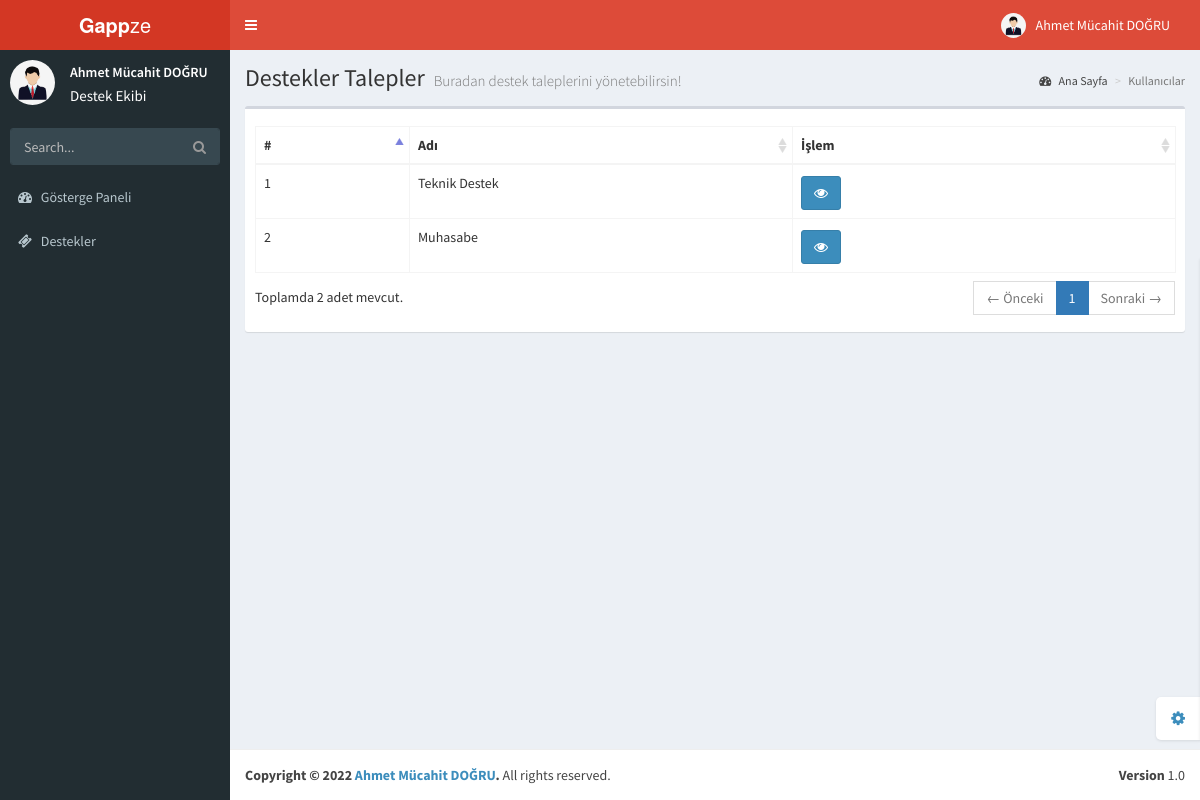
The page /admin/departments.php (signed in) on the database its author committed.
### tables this page shows
CREATE TABLE `accounts` (
  `id` int(11) NOT NULL,
  `firstName` varchar(64) NOT NULL,
  `lastName` varchar(64) NOT NULL,
  `email` varchar(255) NOT NULL,
  `password` varchar(255) NOT NULL,
  `permission` int(11) NOT NULL,
  `department` int(11) NOT NULL,
  `createdDate` timestamp NOT NULL DEFAULT current_timestamp() ON UPDATE current_timestamp()
);

CREATE TABLE `roles` (
  `id` int(11) NOT NULL,
  `name` varchar(255) NOT NULL
);

CREATE TABLE `pages` (
  `id` int(11) NOT NULL,
  `name` varchar(255) NOT NULL,
  `src` varchar(255) NOT NULL,
  `permission` int(11) NOT NULL,
  `location` int(11) NOT NULL,
  `dropdown` int(11) NOT NULL,
  `isDropdown` int(11) NOT NULL,
  `icon` varchar(255) NOT NULL,
  `isLogged` int(11) NOT NULL
);

CREATE TABLE `departments` (
  `id` int(11) NOT NULL,
  `name` varchar(255) NOT NULL
);

### functions/account.function.php (called while the page is built, shortened)
<?php
class Accounts{
  public function getPermissionName($id){
      $class = new classFonksiyon();
      $db = $class->dbConnection();
      $accounts = $db->prepare("SELECT permission FROM accounts WHERE id = ?");
      $accounts->execute(array(
        $id
      ));
      $accounts_fetch = $accounts->fetch();
      $roles = $db->prepare("SELECT * FROM roles WHERE id = ?");
      $roles->execute(array(
        $accounts_fetch["permission"]
      ));
      $roles_fetch = $roles->fetch();
      if($accounts->rowCount() != 0){
        if($roles_fetch == 0){
          return "Üye";
        }else{
        return $roles_fetch["name"];
        }
      }else{
        return false;
      }
  }
  public function getName($id){
    $class = new classFonksiyon();
    $db = $class->dbConnection();
    $accounts = $db->prepare("SELECT firstName,lastName FROM accounts WHERE id = ?");
    $accounts->execute(array(
      $id
    ));
    $accounts_fetch = $accounts->fetch();
    if($accounts->rowCount() != 0){
    return $accounts_fetch["firstName"]." ".$accounts_fetch["lastName"];
    }
  }
  public function getPermission($userid){
    $class = new classFonksiyon();
    $db = $class->dbConnection();
    if($db){
      $usergetElement = $db->prepare("SELECT permission FROM accounts WHERE id = ?");
      $usergetElement->execute(array(
        $userid
      ));
      $usergetElementFetch = $usergetElement->fetch();
      if($usergetElement->rowCount() != 0){
        return $usergetElementFetch["permission"];
      }
    }
  }
}

### functions/class.function.php (the view, shortened to what this page needs)
<?php
class classFonksiyon {
    private $settings = "/settings.json";
    private $host;
    private $username;
    private $password;
    private $database;
    public function __construct()
    {
      $jsonVeri = file_get_contents($_SERVER['DOCUMENT_ROOT'].$this->settings);
      $jsonVeri = json_decode($jsonVeri,true);
      $this->host = $jsonVeri["host"];
      $this->username = $jsonVeri["user"];
      $this->password = $jsonVeri["password"];
      $this->database = $jsonVeri["database"];
    }
    public function dbConnection(){
      try {
        $conn = new PDO("mysql:host=$this->host;dbname=$this->database;charset=utf8", $this->username, $this->password);
        $conn->setAttribute(PDO::ATTR_ERRMODE, PDO::ERRMODE_EXCEPTION);
      } catch(PDOException $e) {
        $message = "Connection failed: " . $e->getMessage();
      }
      return $conn;
    }
    public function pagesAll($location,$permission){
      $db = $this->dbConnection();
      if($db){
        if($location == 1){
          $page = $db->prepare("SELECT * FROM pages WHERE location = ?");
          $page->execute(array(
            $location
          ));
          if($page->rowCount() != 0){
            foreach ($page as $page_veri) {
                if($page_veri["permission"] == $permission){
                  if($page_veri["isDropdown"] == 1){
                  echo "
                  <li class='treeview'>
                  <a href='#'>
                  <i class='{$page_veri["icon"]}'></i>
                  <span>{$page_veri["name"]}</span></a>";
                    echo '<ul class="treeview-menu">';
                    echo "</ul></li>";
                  }else{
                    if($page_veri["dropdown"] == 0){
                    echo "<li class='treeview'>";
                    echo "<a href='{$page_veri["src"]}'>";
                    echo "<i class='{$page_veri["icon"]}'></i> <span>{$page_veri["name"]}</span>";
                    echo "</a>";
                    echo "</li>";
                    }
                  }
                }
            }
        }
      }
    }
    }
    public function getDepartments(){
      $db = $this->dbConnection();
      $user = new Accounts();
      if($db){
      if($user->getPermission($_SESSION["userAccountID"]) != 0){
          $departments = $db->prepare("SELECT * FROM departments");
          $departments->execute();
        if($departments->rowCount() != 0){
          foreach ($departments as $departments_veri) {
            echo "<tr>";
            echo "<td>{$departments_veri['id']}</td>";
            echo "<td>{$departments_veri["name"]}</td>";
            echo "<td>";
            if($user->getPermission($_SESSION["userAccountID"]) == 1){
              echo "<a class='btn btn-primary btn-specly mt-2 mr-2' href='support-view.php?id={$departments_veri["id"]}'><i class='fa fa-eye text-light'></i></a>";
              echo "<button class='btn btn-danger btn-specly mt-2 mr-2 deleteBtn' id='{$departments_veri["id"]}' name='delete' type='submit'><i class='fa fa-trash'></i></button>";
            }else{
              echo "<a class='btn btn-primary btn-specly mt-2 mr-2 endBtn' href='support-view.php?id={$departments_veri["id"]}'><i class='fa fa-eye text-light'></i></a>";
            }
            echo "</td>";
            echo "</tr>";
          }
        }
      }else{
      }
    }
    }
}

### admin/pages/header.php (shortened to what this page needs)
<header class="main-header">
    <a href="index.php" class="logo"><b>Gapp</b>ze</a>
    <nav class="navbar navbar-static-top" role="navigation">
        <a href="#" class="sidebar-toggle" data-toggle="offcanvas" role="button">
        </a>
        <div class="navbar-custom-menu">
            <ul class="nav navbar-nav">
                <li class="dropdown user user-menu">
                    <a href="#" class="dropdown-toggle" data-toggle="dropdown">
                        <img src="/resources/img/user.jpg" class="user-image" alt="User Image" />
                        <span class="hidden-xs"><?= $user->getName($_SESSION["userAccountID"]); ?></span>
                    </a>
                </li>
            </ul>
        </div>
    </nav>
</header>

### admin/pages/navbar.php
<aside class="main-sidebar">
    <section class="sidebar">
        <div class="user-panel">
            <div class="pull-left image">
                <img src="/resources/img/user.jpg" class="img-circle" alt="User Image" />
            </div>
            <div class="pull-left info">
                <p><?= $user->getName($_SESSION["userAccountID"]); ?></p>
                <a style="font-size: 15px"><?= $user->getPermissionName($_SESSION["userAccountID"]) ?></a>
            </div>
        </div>
        <form action="#" method="get" class="sidebar-form">
            <div class="input-group">
                <input type="text" name="q" class="form-control" placeholder="Search..." />
                <span class="input-group-btn">
                    <button type='submit' name='search' id='search-btn' class="btn btn-flat"><i
                            class="fa fa-search"></i></button>
                </span>
            </div>
        </form>
        <ul class="sidebar-menu">
             <?php
                $class->pagesAll(1,0);
            ?>
        </ul>
    </section>
</aside>

### rows shown on the page
accounts: $user->getName($_SESSION["userAccountID"]) "Ahmet Mücahit DOĞRU", permission.name "Destek Ekibi"
pages: name "Gösterge Paneli"
pages: name "Destekler"
departments: id "1", name "Teknik Destek"
departments: id "2", name "Muhasabe"
